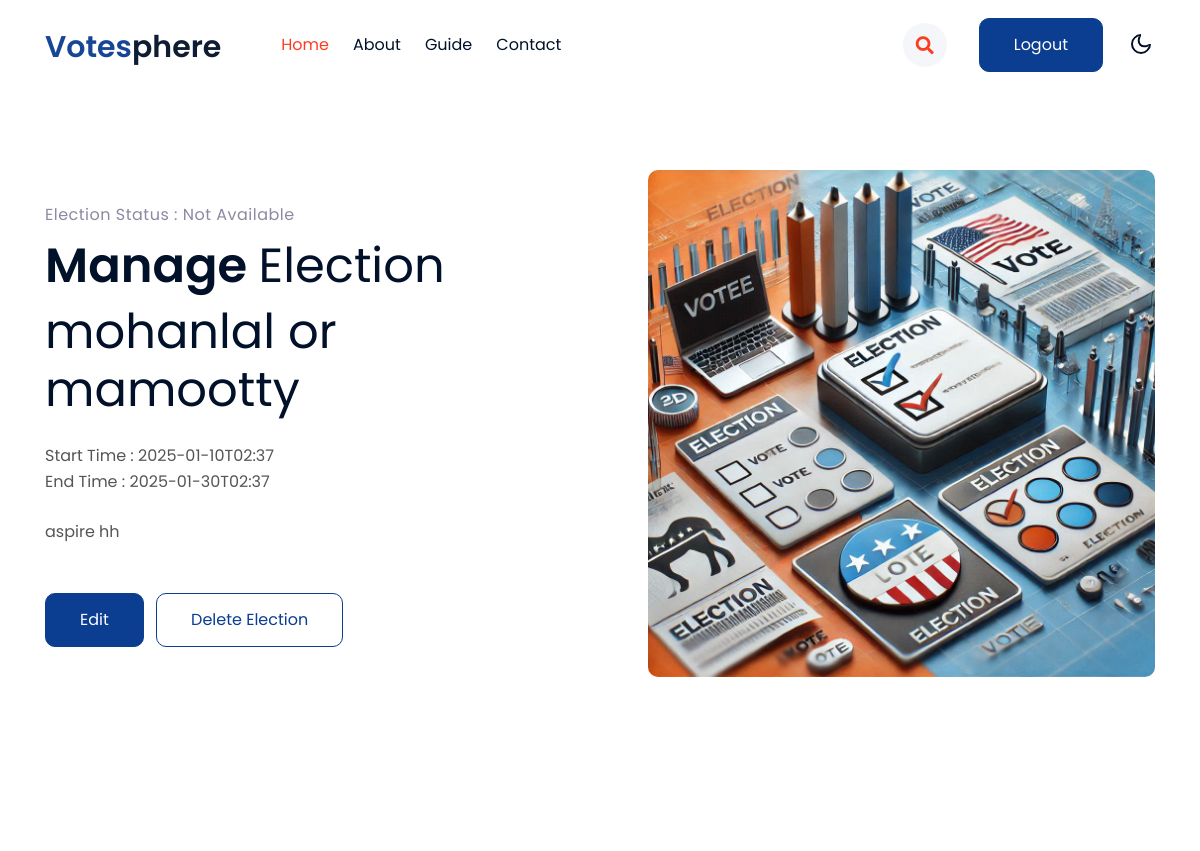
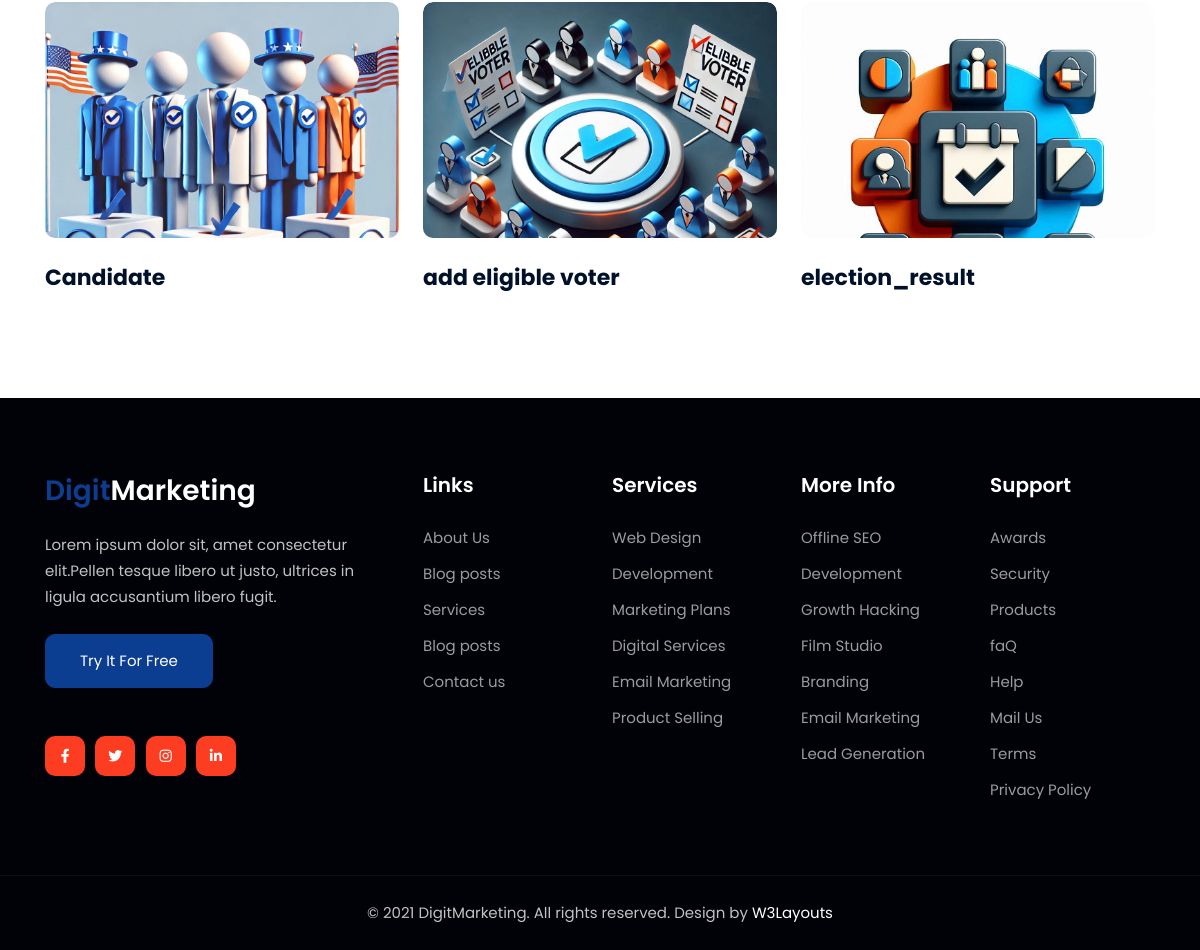
/election/2/, run on the app's committed database (2 pictures, top to bottom).
### vote/models.py (models this page shows, shortened)
class Election(models.Model):
    election_officer = models.ForeignKey(ElectionOfficerReg, on_delete=models.CASCADE, related_name='elections')
    election_no = models.IntegerField(unique=True)
    name=models.CharField(max_length=20)
    start_time=models.CharField(max_length=20)
    end_time=models.CharField(max_length=20)
    description=models.CharField(max_length=200)
    status=models.CharField(max_length=20,choices=choice)

### vote/views.py (the view)
# urls.py: path('election/<int:election_id>/', views.election_detail, name='election_detail'),
def election_detail(request, election_id):
    try:
        election = Election.objects.get(id=election_id)
        return render(request, 'election_detail.html', {'election': election})
    except Election.DoesNotExist:
        return render(request, '404.html', {'message': 'Election not found.'})

### vote/templates/election_detail.html (shortened to what this page needs)
{% load static %}
<!doctype html>
<html lang="en">
<head>
    <link rel="stylesheet" href="{% static 'css/style-starter.css' %}">
</head>
<body>
    <header id="site-header" class="fixed-top">
        <div class="container">
            <nav class="navbar navbar-expand-lg navbar-light stroke py-lg-0">
                <h1><a class="navbar-brand pe-xl-5 pe-lg-4" href="index.html">
                        <span class="sublog">Votes</span>phere
                    </a></h1>
                <div class="collapse navbar-collapse" id="navbarScroll">
                    <ul class="navbar-nav me-lg-auto my-2 my-lg-0 navbar-nav-scroll">
                        <li class="nav-item">
                            <a class="nav-link active" aria-current="page" href={% url 'index' %}>Home</a>
                        </li>
                        <li class="nav-item">
                            <a class="nav-link" href="{% url 'about' %}">About</a>
                        </li>
						<li class="nav-item">
                            <a class="nav-link" href="{% url 'guide' %}">Guide</a>
                        </li>
                        <li class="nav-item">
                            <a class="nav-link" href="{% url 'contact' %}">Contact</a>
                        </li>
                    </ul>
                    <ul class="navbar-nav search-right mt-lg-0 mt-2">
                        <li class="nav-item" title="Search"><a href="#search" class="search-search">
                                <span class="fas fa-search" aria-hidden="true"></span></a></li>
                        <li class="nav-item me-lg-3"><a href="/" class="phone-btn btn btn-primary btn-style d-none d-lg-block btn-style ms-2">Logout</a></li>
                    </ul>
                </div>
                <div class="mobile-position">
                    <nav class="navigation">
                        <div class="theme-switch-wrapper">
                            <label class="theme-switch" for="checkbox">
                                <div class="mode-container">
                                    <i class="gg-moon"></i>
                                </div>
                            </label>
                        </div>
                    </nav>
                </div>
            </nav>
        </div>
    </header>
    <section class="w3l-main-content" id="home">
        <div class="container">
            <div class="row align-items-center w3l-slider-grids">
                <div class="col-lg-6 w3l-slider-left-info pe-lg-5">
                    <h6 class="title-subhny mb-2">Election status : {{ election.status }}</h6>
                    <h3 class="mb-2 title"> <span>Manage </span>Election</h3>
                    <h3 class="mb-4 title">{{ election.name }}</h3>
                    <p class="w3banr-p">Start Time : {{ election.start_time }}</p>
                    <p class="w3banr-p">End Time : {{ election.end_time }}</p><br>
                    <p class="w3banr-p">{{ election.description }}</p>
                    <div class="w3l-buttons mt-sm-5 mt-4">
                        <a class="btn btn-primary btn-style me-2" href={% url 'edit_election' election.id %}>Edit </a>
                        <a class="btn btn-outline-primary btn-style "  onclick="return confirm('Are you sure you want to delete this election?')" href={% url 'delete_election' election.id %}> Delete Election </a>
                    </div>
                </div>
                <div class="col-lg-6 w3l-slider-right-info mt-lg-0 mt-5 ps-lg-5 align-items-center">
                    <div class="w3l-main-slider banner-slider">
                                <div class="slider-info">
                                    <div class="">
                                        <img src={% static "images/votemanage.png"  %} alt="" class="radius-image img-fluid">
                                    </div>
                                </div>
                    </div>
                </div>
            </div>
        </div>
    </section>
    <section class="w3l-img-grids" id="gridsimg">
        <div class="blog py-5" id="classes">
            <div class="container py-lg-5">
                <div class="row align-items-center">
                    <div class="col-lg-4 col-md-6 item mt-lg-0 mt-5">
                        <div class="w3img-grids-info">
                            <div class="w3img-grids-info-gd position-relative">
                                <a href="{% url 'view_candidates' election.id %}">
                                    <div class="page">
                                        <div class="photobox photobox_triangular photobox_scale-rotated">
                                            <div class="photobox__previewbox media-placeholder">
                                                <img class="img-fluid photobox__preview media-placeholder__media radius-image" src={% static "images/voter.png"  %} alt="">
                                            </div>
                                        </div>
                                    </div>
                                </a>
                                <div class="w3img-grids-info-gd-content mt-4">
                                    <a href="#gridsimg" class="titile-img d-block">
                                        <h4 class="mb-2">
                                            Candidate</h4>
                                    </a>
                                </div>
                            </div>
                        </div>
                    </div>
                    <div class="col-lg-4 col-md-6 item mt-lg-0 mt-5">
                        <div class="w3img-grids-info">
                            <div class="w3img-grids-info-gd position-relative">
                                <a href="{% url 'add_eligible_voter' election.id %}">
                                    <div class="page">
                                        <div class="photobox photobox_triangular photobox_scale-rotated">
                                            <div class="photobox__previewbox media-placeholder">
                                                <img class="img-fluid photobox__preview media-placeholder__media radius-image" src={% static "images/ev.png"  %} alt="">
                                            </div>
                                        </div>
                                    </div>
                                </a>
                                <div class="w3img-grids-info-gd-content mt-4">
                                    <a href="#gridsimg" class="titile-img d-block">
                                        <h4 class="mb-2">
                                            add eligible voter</h4>
                                    </a>
                                </div>
                            </div>
                        </div>
                    </div>
                    <div class="col-lg-4 col-md-6 item mt-lg-0 mt-5">
                        <div class="w3img-grids-info">
                            <div class="w3img-grids-info-gd position-relative">
                                <a href="{% url 'election_result' election.id %}">
                                    <div class="page">
                                        <div class="photobox photobox_triangular photobox_scale-rotated">
                                            <div class="photobox__previewbox media-placeholder">
                                                <img class="img-fluid photobox__preview media-placeholder__media radius-image" src={% static "images/result.png"  %} alt="">
                                            </div>
                                        </div>
                                    </div>
                                </a>
                                <div class="w3img-grids-info-gd-content mt-4">
                                    <a href="#gridsimg" class="titile-img d-block">
                                        <h4 class="mb-2">
                                            election_result</h4>
                                    </a>
                                </div>
                            </div>
                        </div>
                    </div>
                </div>
            </div>
        </div>
    </section>
    <section class="w3l-footer-29-main">
        <div class="footer-29 py-5">
            <div class="container py-lg-4">
                <div class="row footer-top-29">
                    <div class="col-lg-4 col-md-6 footer-list-29 footer-1 pe-lg-5">
                        <div class="footer-logo mb-4">
                            <h2><a class="navbar-brand" href="index.html">
                                    <span class="sublog">Digit</span>Marketing
                                </a></h2>
                        </div>
                        <p>Lorem ipsum dolor sit, amet consectetur elit.Pellen tesque libero ut justo, ultrices in ligula accusantium libero fugit.
                        </p>
                        <div class="w3l-two-buttons mt-4">
                            <a href="#trail" class="btn btn-primary btn-style"> Try it For Free </a>
                        </div>
                        <div class="main-social-footer-29 mt-5">
                            <a href="#facebook" class="facebook"><span class="fab fa-facebook-f"></span></a>
                            <a href="#twitter" class="twitter"><span class="fab fa-twitter"></span></a>
                            <a href="#instagram" class="instagram"><span class="fab fa-instagram"></span></a>
                            <a href="#linkedin" class="linkedin"><span class="fab fa-linkedin-in"></span></a>
                        </div>
                    </div>
                    <div class="col-lg-2 col-md-6 footer-list-29 footer-2 mt-sm-0 mt-5">
                        <ul>
                            <h6 class="footer-title-29">Links</h6>
                            <li><a href="about.html">About Us</a></li>
                            <li><a href="blog.html"> Blog posts</a></li>
                            <li><a href="services.html">Services</a></li>
                            <li><a href="blog.html"> Blog posts</a></li>
                            <li><a href="contact.html">Contact us</a></li>
                        </ul>
                    </div>
                    <div class="col-lg-2 col-md-6 footer-list-29 footer-3 mt-lg-0 mt-5">
                        <h6 class="footer-title-29">Services</h6>
                        <ul>
                            <li><a href="#traning">Web Design</a></li>
                            <li><a href="#traning">Development</a></li>
                            <li><a href="#traning">Marketing Plans</a></li>
                            <li><a href="#marketplace">Digital Services</a></li>
                            <li><a href="#experts">Email Marketing</a></li>
                            <li><a href="#platform">Product Selling</a></li>
                        </ul>
                    </div>
                    <div class="col-lg-2 col-md-6  footer-list-29 footer-4 mt-lg-0 mt-5">
                        <h6 class="footer-title-29">More Info</h6>
                        <ul>
                            <li><a href="#seo">Offline SEO</a></li>
                            <li><a href="#traning">Development</a></li>
                            <li><a href="#hack">Growth Hacking</a></li>
                            <li><a href="#studio">Film Studio</a></li>
                            <li><a href="#branding">Branding</a></li>
                            <li><a href="#experts">Email Marketing</a></li>
                            <li><a href="#marketplace">Lead Generation</a></li>
                        </ul>
                    </div>
                    <div class="col-lg-2 col-md-6  footer-list-29 footer-4 mt-lg-0 mt-5">
                        <h6 class="footer-title-29">Support</h6>
                        <ul>
                            <li><a href="#awards">Awards</a></li>
                            <li><a href="#secutiry">Security</a></li>
                            <li><a href="#proj">Products</a></li>
                            <li><a href="#efaq">faQ</a></li>
                            <li><a href="#help">Help</a></li>
                            <li><a href="#mail">Mail Us</a></li>
                            <li><a href="#terms">Terms
                                </a></li>
                            <li><a href="#policy">Privacy Policy</a></li>
                        </ul>
                    </div>
                </div>
            </div>
        </div>
        <section class="w3l-copyright text-center">
            <div class="container">
                <p class="copy-footer-29">© 2021 DigitMarketing. All rights reserved. Design by <a href="https://w3layouts.com/" target="_blank">
                        W3Layouts</a></p>
            </div>
        </section>
    </section>
</body>
</html>

### data on the page
Election: status "Not Available", name "mohanlal or mamootty", start_time "2025-01-10T02:37", end_time "2025-01-30T02:37", description "aspire hh"
